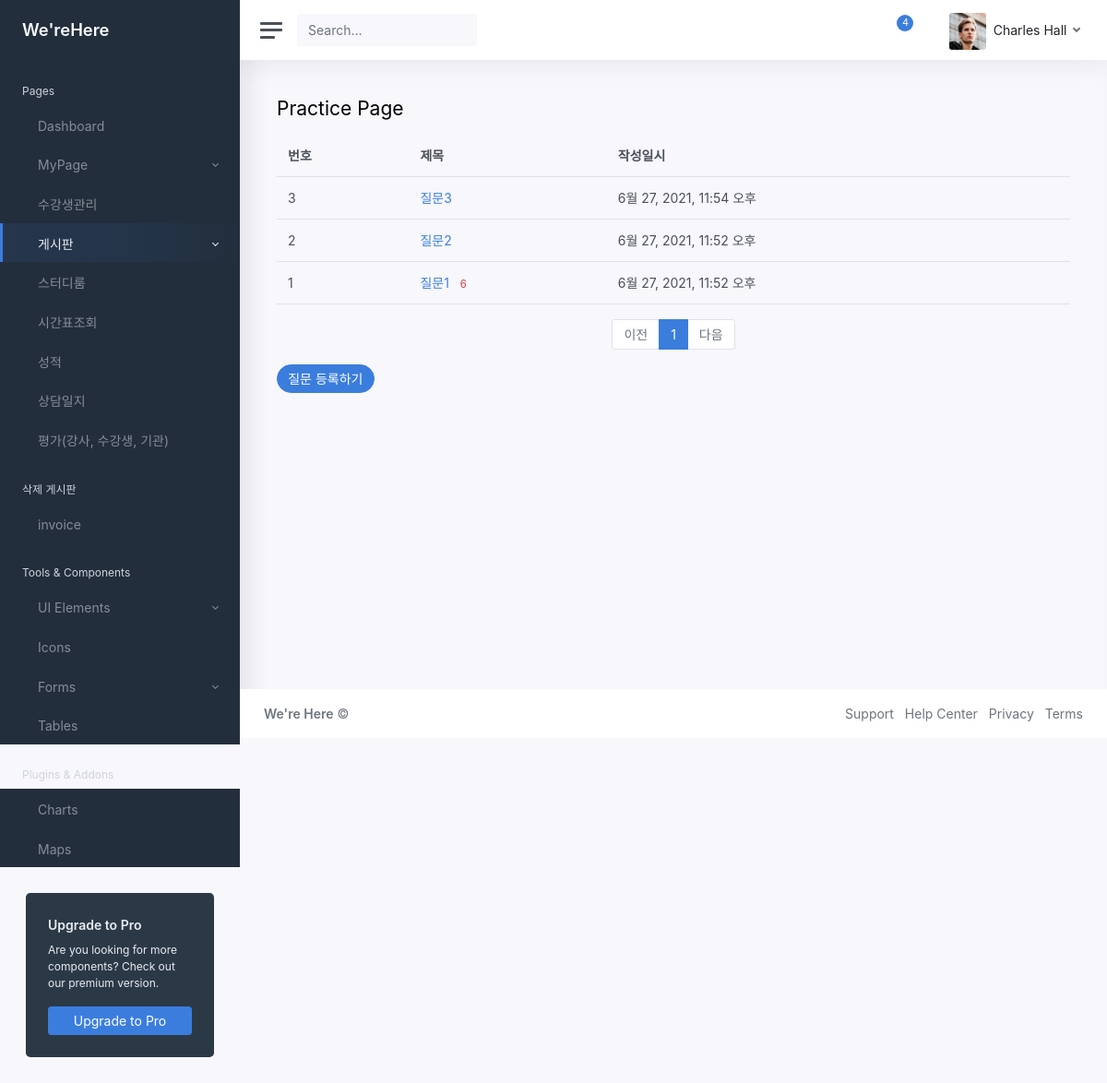
The page /CRM/theme/practice/ on the database as committed earlier.
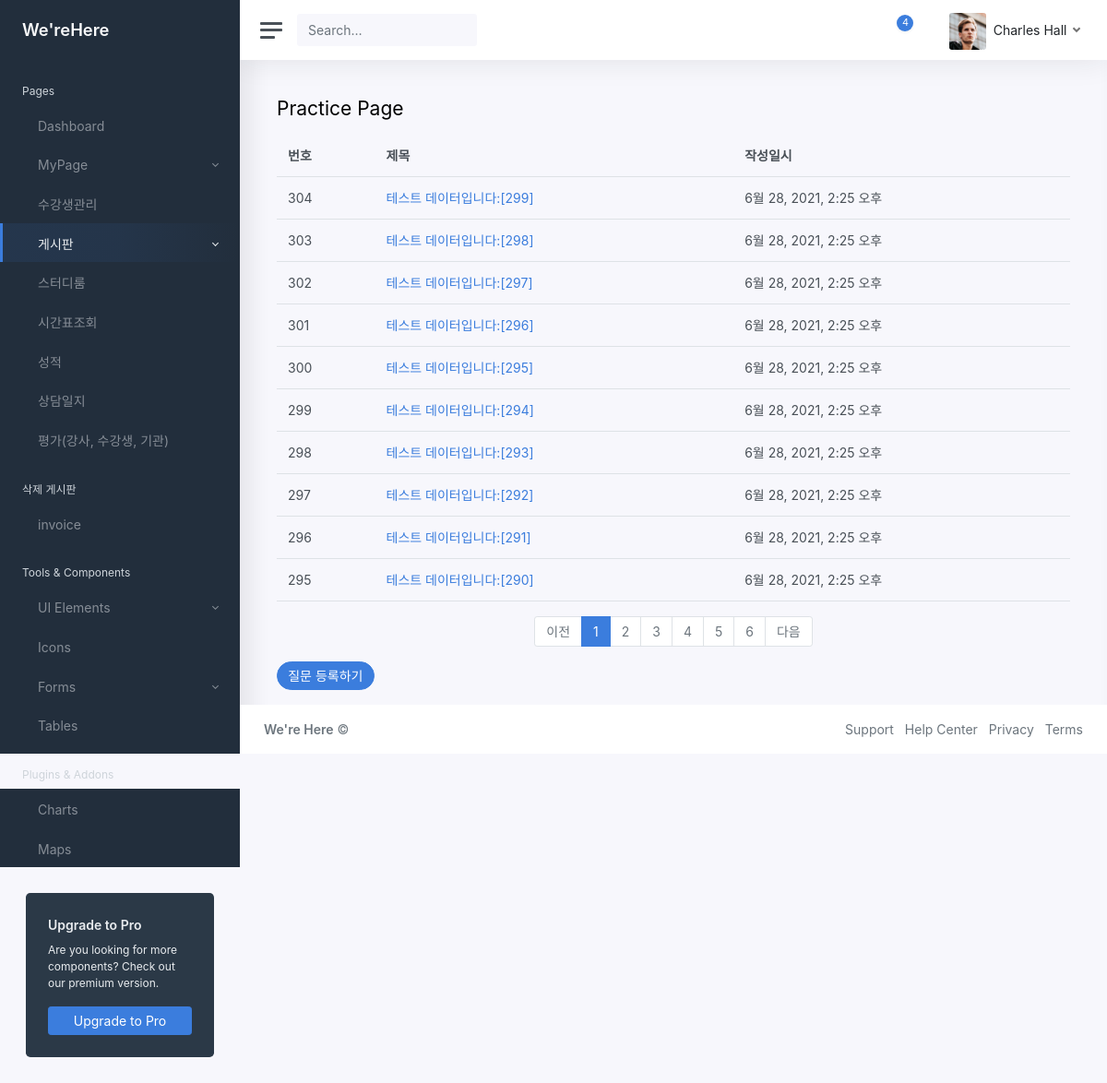
The same page on the database as committed later.
### CRM/models.py (models this page shows)
class Question(models.Model):
    subject = models.CharField(max_length=200)
    content = models.TextField()
    create_date = models.DateTimeField()

### CRM/views.py (the view)
# urls.py: path('theme/practice/', views.theme.theme_practice, name='practice'),
    def theme_practice(request):
        print("PAGE : theme_practice")
        page ='Practice'
        pg = request.GET.get('page','1') # 입력파라미터, 페이지
        question_list = Question.objects.order_by('-create_date') # 조회
        paginator = Paginator(question_list, 10) # 페이지 정리, 10개씩
        pg_obj = paginator.get_page(pg)
        context = {'question_list': pg_obj,
        'page' : page}
        return render(request, './theme/05_practice.html', context)

### CRM/templatetags/CRM_filter.py (called while the page is built)
@register.filter
def sub(value,arg):
    return value - arg

### CRM/templates/Theme/05_practice.html (shortened to what this page needs)
{% load static %}
<!DOCTYPE html>
<html lang="ko-kr">
<head>
	<link href="{% static 'css/app.css' %}" rel="stylesheet">
</head>
{% load CRM_filter %}
<body>
	<div class="wrapper">
		{% include "theme/include/sidebar.html" %}
		<div class="main">
			{% include "theme/include/navbar.html" %}
			<main class="content">
				<div class="container-fluid p-0">
					<h1 class="h3 mb-3">Practice Page</h1>
						<table class="table">
							<thead>
								<th>번호</th>
								<th>제목</th>
								<th>작성일시</th>
							</thead>
							<tbody>
								{% if question_list %}
									{% for question in question_list %}
									<tr>
									<td>{{ question_list.paginator.count|sub:question_list.start_index|sub:forloop.counter0|add:1 }}</td>
									<td>
									<a href="{% url 'CRM:practice_detail' question.id %}">{{ question.subject }}</a>
									{% if question.answer_set.count > 0 %}
										<span class="text-danger small ml-2">{{ question.answer_set.count }}</span>
									{% endif %}
									</td>
									<td>{{ question.create_date }}</td>
									</tr>
									{% endfor %}
								{% else %}
									<tr>
									<td colspan="3">질문이 없습니다.</td>
									</tr>
								{% endif %}
							</tbody>
						</table>
						<ul class="pagination justify-content-center">
						{% if question_list.has_previous %}
						    <li class="page-item">
							<a class="page-link" href="?page={{ question_list.previous_page_number }}">이전</a>
							</li>
						{% else %}
						    <li class="page-item disabled">
							<a class="page-link" tabindex="-1" aria-disabled="true" href="#">이전</a>
							</li>
						{% endif %}
						{% for page_number in question_list.paginator.page_range %}
							{% if page_number >= question_list.number|add:-5 and page_number <= question_list.number|add:5 %}
						    	{% if page_number == question_list.number %}
								    <li class="page-item active" aria-current="page">
									<a class="page-link" href="?page={{ page_number }}">{{ page_number }}</a>
									</li>
								{% else %}
							  	  <li class="page-item">
									<a class="page-link" href="?page={{ page_number }}">{{ page_number }}</a>
									</li>
								{% endif %}
							{% endif %}
						{% endfor %}
						{% if question_list.has_next %}
						    <li class="page-item">
							<a class="page-link" href="?page={{ question_list.next_page_number }}">다음</a>
							</li>
						{% else %}
						    <li class="page-item disabled">
							<a class="page-link" tabindex="-1" aria-disabled="true" href="#">다음</a>
							</li>
						{% endif %}
						</ul>
						<a href="#" class="btn btn-pill btn-primary">질문 등록하기</a>
				</div>
			</main>
			{% include "theme/include/footer2.html" %}
		</div>
	</div>
</body>
</html>

### CRM/templates/Theme/include/sidebar.html (shortened to what this page needs)
{% load static %}
<nav id="sidebar" class="sidebar">
	<div class="sidebar-content js-simplebar">
		<a class="sidebar-brand" href="/CRM/theme/index"><span class="align-middle">We'reHere</span></a>
		<ul class="sidebar-nav">
			<li class="sidebar-header">
				Pages
			</li>
			{% block content %}
			{% if page == 'Dashboard' %}
			<li class="sidebar-item active">
			{% else %}
			<li class="sidebar-item">
			{% endif %}
				<a class="sidebar-link" href="/CRM/theme/index">
					 <span class="align-middle">Dashboard</span>
				</a>
			</li>
			{% if page == 'Profile' or page == 'Settings' %}
			<li class="sidebar-item active">
			{% else %}
			<li class="sidebar-item">
			{% endif %}
				<a data-target="#mypage" data-toggle="collapse" class="sidebar-link collapsed">
					 <span class="align-middle">MyPage</span>
				</a>
			</li>
			{% if page == 'Blank' %}
			<li class="sidebar-item active">
			{% else %}
			<li class="sidebar-item">
			{% endif %}
				<a class="sidebar-link" href="/CRM/theme/blank">
					 <span class="align-middle">수강생관리</span>
				</a>
			</li>
			{% if page == 'Blank' or 'Practice' %}
			<li class="sidebar-item active">
			{% else %}
			<li class="sidebar-item">
			{% endif %}
				<a data-target="#board" data-toggle="collapse" class="sidebar-link collapsed">
					 <span class="align-middle">게시판</span>
				</a>
			</li>
			{% if page == 'Blank' %}
			<li class="sidebar-item active">
			{% else %}
			<li class="sidebar-item">
			{% endif %}
				<a class="sidebar-link" href="/CRM/theme/blank">
					 <span class="align-middle">스터디룸</span>
				</a>
			</li>
			{% if page == 'Blank' %}
			<li class="sidebar-item active">
			{% else %}
			<li class="sidebar-item">
			{% endif %}
				<a class="sidebar-link" href="/CRM/theme/blank">
					 <span class="align-middle">시간표조회</span>
				</a>
			</li>
			{% if page == 'Blank' %}
			<li class="sidebar-item active">
			{% else %}
			<li class="sidebar-item">
			{% endif %}
				<a class="sidebar-link" href="/CRM/theme/blank">
					 <span class="align-middle">성적</span>
				</a>
			</li>
			{% if page == 'Blank' %}
			<li class="sidebar-item active">
			{% else %}
			<li class="sidebar-item">
			{% endif %}
				<a class="sidebar-link" href="/CRM/theme/blank">
					 <span class="align-middle">상담일지</span>
				</a>
			</li>
			{% if page == 'Blank' %}
			<li class="sidebar-item active">
			{% else %}
			<li class="sidebar-item">
			{% endif %}
				<a class="sidebar-link" href="/CRM/theme/blank">
					 <span class="align-middle">평가(강사, 수강생, 기관)</span>
				</a>
			</li>
			<li class="sidebar-header">삭제 게시판</li>
			{% if page == 'Invoice' %}
			<li class="sidebar-item active">
			{% else %}
			<li class="sidebar-item">
			{% endif %}
				<a class="sidebar-link" href="/CRM/theme/invoice">
					 <span class="align-middle">invoice</span>
				</a>
			</li>
			<li class="sidebar-header">Tools & Components</li>
			{% if page == '01-alerts.html' or page == '02-buttons.html' or page == '03-cards.html' or page == '04-general.html' or page == '05-grid.html' or page == '06-modals.html' or page == '07-typography.html'%}
			<li class="sidebar-item active">
			{% else %}
			<li class="sidebar-item ">
			{% endif %}
				<a data-target="#ui" data-toggle="collapse" class="sidebar-link collapsed">
					 <span class="align-middle">UI Elements</span>
				</a>
			</li>
			{% if page == 'Icons' %}
			<li class="sidebar-item active">
			{% else %}
			<li class="sidebar-item">
			{% endif %}
				<a class="sidebar-link" href="/CRM/theme/icons">
					 <span class="align-middle">Icons</span>
				</a>
			</li>
			{% if page == '01-layouts.html' or page == '02-basic-inputs'%}
			<li class="sidebar-item active">
			{% else %}
			<li class="sidebar-item">
			{% endif %}
				<a data-target="#forms" data-toggle="collapse" class="sidebar-link collapsed">
					 <span class="align-middle">Forms</span>
				</a>
			</li>
			{% if page == 'Tables' %}
			<li class="sidebar-item active">
			{% else %}
			<li class="sidebar-item">
			{% endif %}
				<a class="sidebar-link" href="/CRM/theme/tables">
					 <span class="align-middle">Tables</span>
				</a>
			</li>
			<li class="sidebar-header">Plugins & Addons</li>
			{% if page == 'Charts' %}
			<li class="sidebar-item active">
			{% else %}
			<li class="sidebar-item">
			{% endif %}
				<a class="sidebar-link" href="/CRM/theme/charts">
					 <span class="align-middle">Charts</span>
				</a>
			</li>
			{% if page == 'Maps' %}
			<li class="sidebar-item active">
			{% else %}
			<li class="sidebar-item">
			{% endif %}
				<a class="sidebar-link" href="/CRM/theme/maps">
					 <span class="align-middle">Maps</span>
				</a>
			</li>
		</ul>
		{% endblock %}
		<div class="sidebar-cta">
			<div class="sidebar-cta-content">
				<strong class="d-inline-block mb-2">Upgrade to Pro</strong>
				<div class="mb-3 text-sm">
					Are you looking for more components? Check out our premium version.
				</div>
				<a href="https://adminkit.io/pricing" target="_blank" class="btn btn-primary btn-block">Upgrade to
					Pro</a>
			</div>
		</div>
	</div>
</nav>

### CRM/templates/Theme/include/navbar.html (shortened to what this page needs)
{% load static %}
<nav class="navbar navbar-expand navbar-light navbar-bg">
				<a class="sidebar-toggle d-flex"><i class="hamburger align-self-center"></i></a>
				<form class="d-none d-sm-inline-block">
					<div class="input-group input-group-navbar">
						<input type="text" class="form-control" placeholder="Search…" aria-label="Search">
						<button class="btn" type="button"></button>
					</div>
				</form>
				<div class="navbar-collapse collapse">
					<ul class="navbar-nav navbar-align">
						<li class="nav-item dropdown">
							<a class="nav-icon dropdown-toggle" href="#" id="alertsDropdown" data-toggle="dropdown">
								<div class="position-relative">
									<span class="indicator">4</span>
								</div>
							</a>
						</li>
						<li class="nav-item dropdown">
							<a class="nav-icon dropdown-toggle" href="#" id="messagesDropdown" data-toggle="dropdown">
							</a>
						</li>
						<li class="nav-item dropdown">
							<a class="nav-link dropdown-toggle d-none d-sm-inline-block" href="#" data-toggle="dropdown">
                <img src="{% static 'img/avatars/avatar.jpg' %}" class="avatar img-fluid rounded mr-1" alt="Charles Hall" /> <span class="text-dark">Charles Hall</span>
              </a>
						</li>
					</ul>
				</div>
</nav>

### CRM/templates/Theme/include/footer2.html
<footer class="footer">
  <div class="container-fluid">
    <div class="row text-muted">
      <div class="col-6 text-left">
        <p class="mb-0">
          <a href="#" class="text-muted"><strong>We're Here</strong></a>
          &copy;
        </p>
      </div>
      <div class="col-6 text-right">
        <ul class="list-inline">
          <li class="list-inline-item">
            <a class="text-muted" href="#">Support</a>
          </li>
          <li class="list-inline-item">
            <a class="text-muted" href="#">Help Center</a>
          </li>
          <li class="list-inline-item">
            <a class="text-muted" href="#">Privacy</a>
          </li>
          <li class="list-inline-item">
            <a class="text-muted" href="#">Terms</a>
          </li>
        </ul>
      </div>
    </div>
  </div>
</footer>

Rows that differ between the two databases and show on the page:
no longer on this page (row unchanged): Question: paginator.count|sub "3", subject "질문3", create_date "6월 27, 2021, 11:54 오후"
no longer on this page (row unchanged): Question: paginator.count|sub "2", subject "질문2", create_date "6월 27, 2021, 11:52 오후"
no longer on this page (row unchanged): Question: paginator.count|sub "1", subject "질문1", answer_set.count "6", create_date "6월 27, 2021, 11:52 오후"
added Question: paginator.count|sub "304", subject "테스트 데이터입니다:[299]", create_date "6월 28, 2021, 2:25 오후"
added Question: paginator.count|sub "303", subject "테스트 데이터입니다:[298]", create_date "6월 28, 2021, 2:25 오후"
added Question: paginator.count|sub "302", subject "테스트 데이터입니다:[297]", create_date "6월 28, 2021, 2:25 오후"
added Question: paginator.count|sub "301", subject "테스트 데이터입니다:[296]", create_date "6월 28, 2021, 2:25 오후"
added Question: paginator.count|sub "300", subject "테스트 데이터입니다:[295]", create_date "6월 28, 2021, 2:25 오후"
added Question: paginator.count|sub "299", subject "테스트 데이터입니다:[294]", create_date "6월 28, 2021, 2:25 오후"
added Question: paginator.count|sub "298", subject "테스트 데이터입니다:[293]", create_date "6월 28, 2021, 2:25 오후"
added Question: paginator.count|sub "297", subject "테스트 데이터입니다:[292]", create_date "6월 28, 2021, 2:25 오후"
added Question: paginator.count|sub "296", subject "테스트 데이터입니다:[291]", create_date "6월 28, 2021, 2:25 오후"
added Question: paginator.count|sub "295", subject "테스트 데이터입니다:[290]", create_date "6월 28, 2021, 2:25 오후"
Other text that changed with them:
new list line: "2"
new list line: "3"
new list line: "4"
new list line: "5"
new list line: "6"
